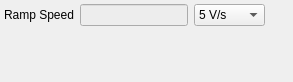
<?xml version="1.0" encoding="UTF-8"?>
<ui version="4.0">
 <class>Form</class>
 <widget class="QWidget" name="Form">
  <property name="geometry">
   <rect>
    <x>0</x>
    <y>0</y>
    <width>293</width>
    <height>82</height>
   </rect>
  </property>
  <property name="windowTitle">
   <string>Form</string>
  </property>
  <layout class="QGridLayout" name="gridLayout" rowstretch="0,0" columnstretch="0,0,0,0">
   <property name="margin">
    <number>4</number>
   </property>
   <item row="0" column="1">
    <widget class="QLineEdit" name="le_actual_ramp_speed">
     <property name="palette">
      <palette>
       <active>
        <colorrole role="Base">
         <brush brushstyle="SolidPattern">
          <color alpha="255">
           <red>237</red>
           <green>237</green>
           <blue>237</blue>
          </color>
         </brush>
        </colorrole>
       </active>
       <inactive>
        <colorrole role="Base">
         <brush brushstyle="SolidPattern">
          <color alpha="255">
           <red>237</red>
           <green>237</green>
           <blue>237</blue>
          </color>
         </brush>
        </colorrole>
       </inactive>
       <disabled>
        <colorrole role="Base">
         <brush brushstyle="SolidPattern">
          <color alpha="255">
           <red>255</red>
           <green>255</green>
           <blue>255</blue>
          </color>
         </brush>
        </colorrole>
       </disabled>
      </palette>
     </property>
     <property name="readOnly">
      <bool>true</bool>
     </property>
    </widget>
   </item>
   <item row="0" column="2">
    <widget class="QComboBox" name="combo_target_ramp_speed">
     <item>
      <property name="text">
       <string>5 V/s</string>
      </property>
     </item>
     <item>
      <property name="text">
       <string>25 V/s</string>
      </property>
     </item>
     <item>
      <property name="text">
       <string>100 V/s</string>
      </property>
     </item>
     <item>
      <property name="text">
       <string>500 V/s</string>
      </property>
     </item>
    </widget>
   </item>
   <item row="0" column="3" rowspan="2">
    <spacer name="horizontalSpacer_3">
     <property name="orientation">
      <enum>Qt::Horizontal</enum>
     </property>
     <property name="sizeHint" stdset="0">
      <size>
       <width>1</width>
       <height>1</height>
      </size>
     </property>
    </spacer>
   </item>
   <item row="0" column="0">
    <widget class="QLabel" name="label_21">
     <property name="text">
      <string>Ramp Speed</string>
     </property>
    </widget>
   </item>
   <item row="1" column="0" colspan="3">
    <spacer name="verticalSpacer">
     <property name="orientation">
      <enum>Qt::Vertical</enum>
     </property>
     <property name="sizeHint" stdset="0">
      <size>
       <width>1</width>
       <height>1</height>
      </size>
     </property>
    </spacer>
   </item>
  </layout>
 </widget>
 <resources/>
 <connections/>
</ui>
